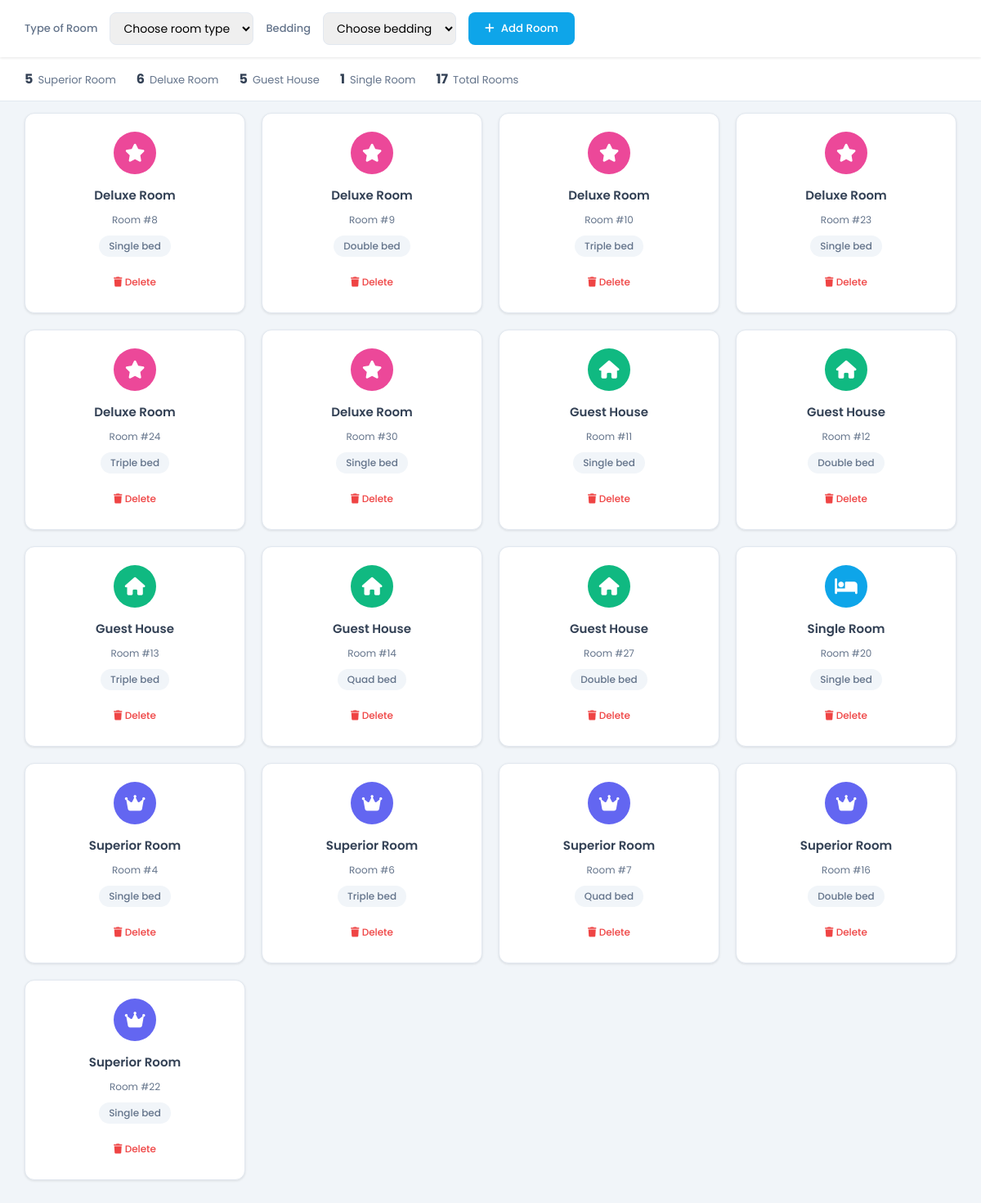
Page /admin/room.php (signed in) on the committed database.
### tables this page shows
CREATE TABLE `room` (
  `id` int(30) NOT NULL AUTO_INCREMENT,
  `type` varchar(50) NOT NULL,
  `bedding` varchar(50) NOT NULL,
  PRIMARY KEY (`id`)
);

### admin/room.php (the view, shortened to what this page needs)
<?php
require 'auth.php';
$roomMeta = [
    'Superior Room' => ['class' => 'roomboxsuperior', 'icon' => 'fa-crown'],
    'Deluxe Room'   => ['class' => 'roomboxdelux',    'icon' => 'fa-star'],
    'Guest House'   => ['class' => 'roomboguest',     'icon' => 'fa-house'],
    'Single Room'   => ['class' => 'roomboxsingle',   'icon' => 'fa-bed'],
];
$rooms = [];
$counts = ['Superior Room' => 0, 'Deluxe Room' => 0, 'Guest House' => 0, 'Single Room' => 0];
$re = mysqli_query($conn, "SELECT * FROM room ORDER BY type, id");
while ($row = mysqli_fetch_assoc($re)) {
    $rooms[] = $row;
    if (isset($counts[$row['type']])) {
        $counts[$row['type']]++;
    }
}
?>
<!DOCTYPE html>
<html lang="en">
<head>
    <link rel="stylesheet" href="https://cdnjs.cloudflare.com/ajax/libs/font-awesome/6.2.0/css/all.min.css" />
    <link rel="stylesheet" href="css/room.css">
</head>
<body>
    <div class="addroomsection">
        <form action="" method="POST">
            <label for="troom">Type of Room</label>
            <select name="troom" id="troom" required>
                <option value="" selected disabled>Choose room type</option>
            </select>
            <label for="bed">Bedding</label>
            <select name="bed" id="bed" required>
                <option value="" selected disabled>Choose bedding</option>
            </select>
            <button type="submit" name="addroom"><i class="fa-solid fa-plus"></i> Add Room</button>
        </form>
    </div>
    <div class="roomsummary">
        <?php foreach ($counts as $type => $count): ?>
            <div class="stat"><strong><?php echo $count; ?></strong> <?php echo htmlspecialchars($type); ?></div>
        <?php endforeach; ?>
        <div class="stat"><strong><?php echo count($rooms); ?></strong> Total Rooms</div>
    </div>
    <div class="room">
        <?php if (empty($rooms)): ?>
            <div class="empty-state">
                <i class="fa-solid fa-bed"></i>
                <p>No rooms yet. Add your first room above.</p>
            </div>
        <?php else: ?>
            <?php foreach ($rooms as $row):
                $meta = $roomMeta[$row['type']] ?? ['class' => 'roomboxsingle', 'icon' => 'fa-bed'];
            ?>
                <div class="roombox <?php echo $meta['class']; ?>">
                    <div class="room-icon"><i class="fa-solid <?php echo $meta['icon']; ?>"></i></div>
                    <h3><?php echo htmlspecialchars($row['type']); ?></h3>
                    <span class="room-id">Room #<?php echo htmlspecialchars($row['id']); ?></span>
                    <span class="bedding-badge"><?php echo htmlspecialchars($row['bedding']); ?> bed</span>
                    <button class="btn-danger" onclick="if(confirm('Delete this room?')) window.location.href='roomdelete.php?id=<?php echo urlencode($row['id']); ?>'">
                        <i class="fa-solid fa-trash"></i> Delete
                    </button>
                </div>
            <?php endforeach; ?>
        <?php endif; ?>
    </div>
</body>
</html>

### admin/css/room.css (style rules this page uses)
:root { --primary-color: #0ea5e9; --primary-hover: #0284c7; --success-color: #10b981; --danger-color: #ef4444; --bg-color: #f1f5f9; --card-bg: #ffffff; --text-color: #334155; --text-muted: #64748b; --border-color: #e2e8f0; --shadow-sm: 0 1px 3px rgba(0,0,0,0.1); --radius: 8px; }
* { margin: 0; padding: 0; box-sizing: border-box; font-family: 'Poppins', sans-serif; }
body { background-color: var(--bg-color); color: var(--text-color); }
.addroomsection { height: 70px; width: 100%; background-color: var(--card-bg); box-shadow: var(--shadow-sm); position: fixed; top: 0; left: 0; z-index: 100; }
.addroomsection form { height: 100%; display: flex; align-items: center; gap: 15px; padding: 0 30px; }
.addroomsection form label { color: var(--text-muted); font-size: 13px; font-weight: 500; white-space: nowrap; }
.addroomsection form select { height: 40px; max-width: 220px; border: 1px solid var(--border-color); border-radius: var(--radius); padding: 0 12px; font-size: 14px; outline: none; transition: border-color 0.2s; }
.addroomsection form button { height: 40px; padding: 0 20px; background-color: var(--primary-color); color: white; border: none; border-radius: var(--radius); font-weight: 500; cursor: pointer; transition: background-color 0.2s; display: inline-flex; align-items: center; gap: 8px; }
.roomsummary { position: fixed; top: 70px; left: 0; width: 100%; background-color: var(--card-bg); border-bottom: 1px solid var(--border-color); display: flex; gap: 25px; padding: 14px 30px; z-index: 90; flex-wrap: wrap; }
.roomsummary .stat { display: flex; align-items: baseline; gap: 6px; font-size: 13px; color: var(--text-muted); }
.roomsummary .stat strong { font-size: 16px; color: var(--text-color); }
.room { position: relative; top: 128px; padding: 10px 30px 30px; display: grid; grid-template-columns: repeat(auto-fill, minmax(220px, 1fr)); gap: 20px; }
.roombox { background-color: var(--card-bg); border: 1px solid var(--border-color); border-radius: 12px; box-shadow: var(--shadow-sm); padding: 22px 18px; display: flex; flex-direction: column; align-items: center; text-align: center; gap: 10px; transition: transform 0.2s ease, box-shadow 0.2s ease; }
.roombox .room-icon { width: 52px; height: 52px; border-radius: 50%; display: flex; align-items: center; justify-content: center; font-size: 22px; color: white; margin-bottom: 4px; }
.roomboxsuperior .room-icon { background: #6366f1; }
.roomboxdelux .room-icon { background: #ec4899; }
.roomboguest .room-icon { background: #10b981; }
.roomboxsingle .room-icon { background: #0ea5e9; }
.roombox h3 { font-size: 15px; font-weight: 600; color: var(--text-color); }
.roombox .room-id { font-size: 12px; color: var(--text-muted); }
.roombox .bedding-badge { display: inline-block; padding: 4px 12px; background-color: var(--bg-color); border-radius: 20px; font-size: 12px; font-weight: 500; color: var(--text-muted); }
.roombox .btn-danger { margin-top: 6px; border: none; background-color: transparent; color: var(--danger-color); font-size: 12px; font-weight: 500; cursor: pointer; padding: 6px 14px; border-radius: var(--radius); transition: background-color 0.2s; }

### rows in the picture
room: type "Deluxe Room", id "8", bedding "Single"
room: type "Deluxe Room", id "9", bedding "Double"
room: type "Deluxe Room", id "10", bedding "Triple"
room: type "Deluxe Room", id "23", bedding "Single"
room: type "Deluxe Room", id "24", bedding "Triple"
room: type "Deluxe Room", id "30", bedding "Single"
room: type "Guest House", id "11", bedding "Single"
room: type "Guest House", id "12", bedding "Double"
room: type "Guest House", id "13", bedding "Triple"
room: type "Guest House", id "14", bedding "Quad"
room: type "Guest House", id "27", bedding "Double"
room: type "Single Room", id "20", bedding "Single"
room: type "Superior Room", id "4", bedding "Single"
room: type "Superior Room", id "6", bedding "Triple"
room: type "Superior Room", id "7", bedding "Quad"
room: type "Superior Room", id "16", bedding "Double"
room: type "Superior Room", id "22", bedding "Single"

### other values in the picture
$count "5"
$type "Superior Room"
$count "6"
$type "Deluxe Room"
$type "Guest House"
$count "1"
$type "Single Room"
count($rooms) "17"
